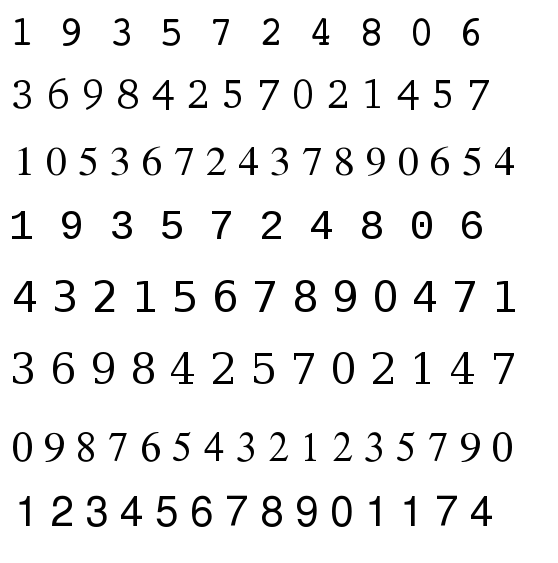
#> input picture sudoku_solver-master/images/train2me.png, 558 x 563 px
$ python sudokutrain.py   (older library calls are emulated)
#> lines starting #> are read from the running program, lines starting #| are printed output that depends on the picture; after the words box and inside, x2 and y2 are one past the last pixel; in counts of white or black regions, pixels touching at a corner belong together
import numpy as np
import cv2
import sys

im = cv2.imread('images/train2me.png')
#> im is the input picture: shape (563, 558, 3); min 0, max 255, mean 238.5
im3 = im.copy()

gray = cv2.cvtColor(im,cv2.COLOR_BGR2GRAY)
blur = cv2.GaussianBlur(gray,(5,5),0)
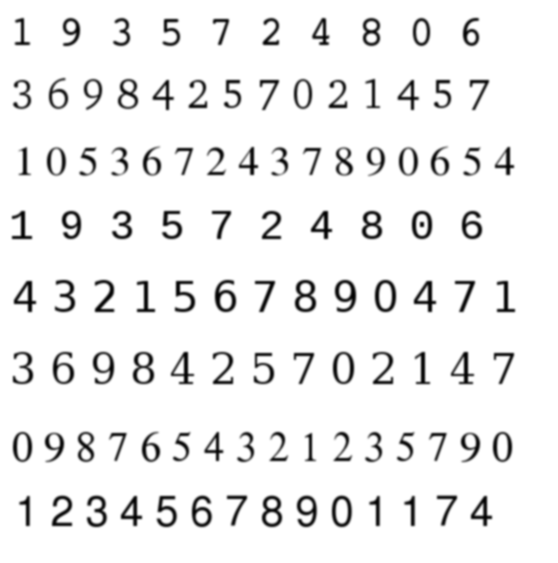
#> blur: shape (563, 558); min 1, max 255, mean 238.5
thresh = cv2.adaptiveThreshold(blur,255,1,1,11,2)
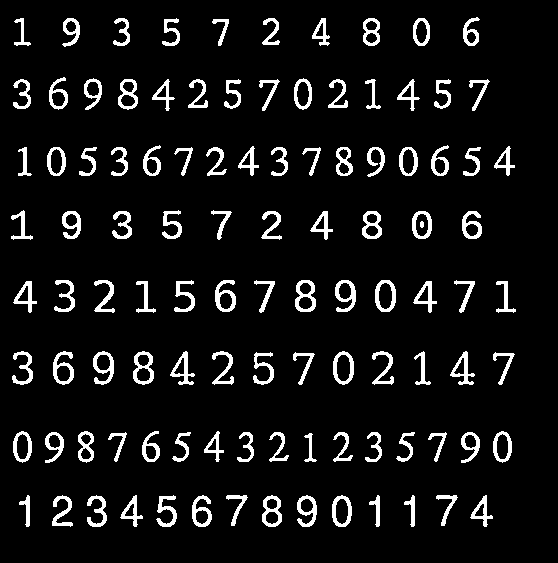
#> thresh: shape (563, 558); 7.8% white; 107 white regions
#cv2.imshow('oldthresh',thresh)

#################      Now finding Contours         ###################

#thresh changes after findContours
thresh_copy = thresh.copy()
_,contours,hierarchy = cv2.findContours(thresh,cv2.RETR_LIST,cv2.CHAIN_APPROX_SIMPLE)
#> contours = 163 contours, 1 with area under 20; largest, box (x1, y1, x2, y2) and area: (333, 351, 354, 385) 538, (375, 280, 396, 312) 532, (133, 351, 154, 385) 519, (295, 280, 316, 312) 512, (332, 495, 352, 527) 490
thresh = thresh_copy

#cv2.imshow('newthresh',thresh)

samples =  np.empty((0,875))
responses = []
keys = [i for i in range(48,58)] #1,2,3...,8,9,0

for cnt in contours:
    if cv2.contourArea(cnt)>50:
        [x,y,w,h] = cv2.boundingRect(cnt)
        if  h>25:
            print("w:",w)
            print("h:",h)
            if w<20:
                diff = 20-w

                print(diff)
                x -= diff/2
                x=int(x)
                w += diff
                print("w:",w)
                #print(type(diff),type(x),type(w),type(y),type(h))
            cv2.rectangle(im,(x,y),(x+w,y+h),(0,255,0),2)
            roi = thresh[y:y+h,x:x+w]
            roismall = cv2.resize(roi,(25,35))
            #cv2.imshow('roi',roi)
            cv2.imshow('roismall',roismall)
            cv2.imshow('norm',im)
            key = cv2.waitKey(0)

            if key == 27:
                sys.exit()
#> (the program exits here)

$ run again, with sudoku_solver-master/images/a1.png copied over sudoku_solver-master/images/train2me.png
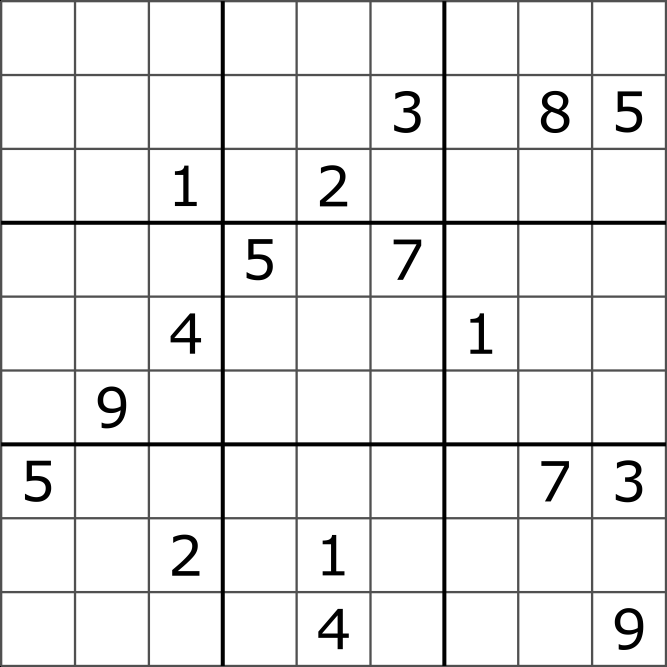
#> input picture sudoku_solver-master/images/a1.png, 2000 x 2000 px (shown at 1/3 size)
#> im is the input picture: shape (2000, 2000, 3); min 0, max 255, mean 235.6
#> `thresh = cv2.adaptiveThreshold(blur,255,1,1,11,2)`:
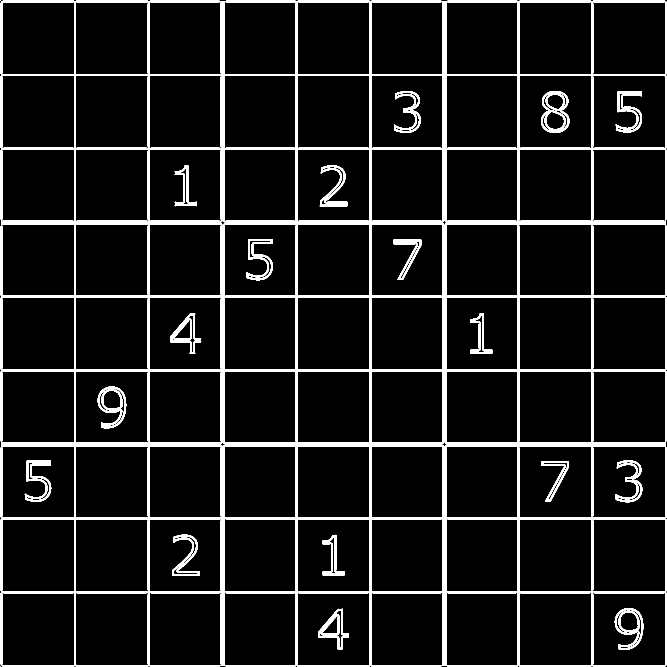
#> thresh: shape (2000, 2000) (shown at 1/3 size); 8.3% white; 21 white regions (2 under 20 px)
#> contours = 232 contours, 102 with area under 20; largest, box (x1, y1, x2, y2) and area: (2, 2, 2000, 2000) 3987437, (8, 8, 1994, 1994) 455815, (669, 669, 1333, 1333) 439436, (1778, 1778, 1996, 1996) 46664, (227, 227, 445, 445) 46664

$ run again, with sudoku_solver-master/images/aa.png copied over sudoku_solver-master/images/train2me.png
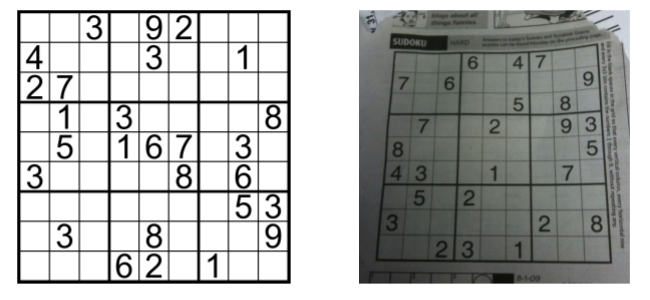
#> input picture sudoku_solver-master/images/aa.png, 650 x 300 px
#> im is the input picture: shape (300, 650, 3); mean B, G, R 177.9, 179.5, 178.1
#> `blur = cv2.GaussianBlur(gray,(5,5),0)`:
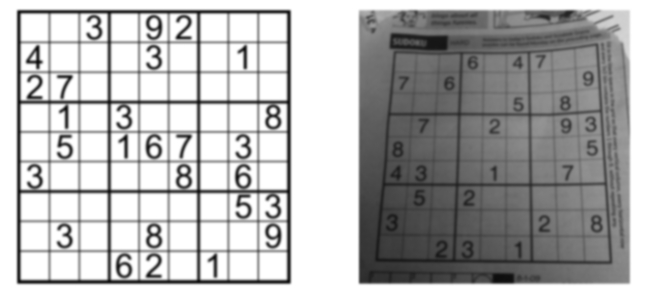
#> blur: shape (300, 650); min 13, max 255, mean 178.9
#> `thresh = cv2.adaptiveThreshold(blur,255,1,1,11,2)`:
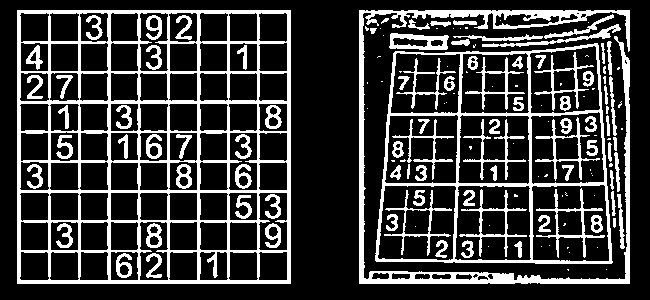
#> thresh: shape (300, 650); 22.6% white; 148 white regions (60 under 20 px)
#> contours = 282 contours, 74 with area under 20; largest, box (x1, y1, x2, y2) and area: (17, 10, 291, 284) 74529, (375, 43, 613, 264) 46706, (359, 10, 630, 284) 6492, (531, 184, 610, 262) 5642, (454, 185, 532, 261) 5461

$ run again, with sudoku_solver-master/images/d.png copied over sudoku_solver-master/images/train2me.png
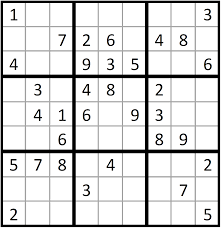
#> input picture sudoku_solver-master/images/d.png, 221 x 228 px
#> im is the input picture: shape (228, 221, 3); mean B, G, R 219.2, 219.2, 219.2
#> `blur = cv2.GaussianBlur(gray,(5,5),0)`:
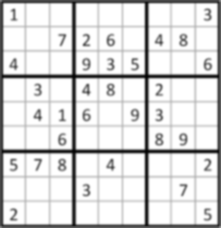
#> blur: shape (228, 221); min 2, max 255, mean 218
#> `thresh = cv2.adaptiveThreshold(blur,255,1,1,11,2)`:
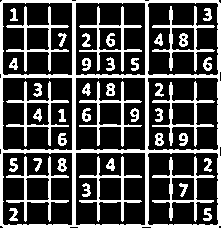
#> thresh: shape (228, 221); 29.2% white; 43 white regions
#> contours = 81 contours, 20 with area under 20; largest, box (x1, y1, x2, y2) and area: (0, 0, 221, 228) 49874, (75, 2, 146, 76) 5066, (2, 77, 73, 151) 5062, (75, 77, 146, 151) 5059, (2, 152, 73, 226) 5052
